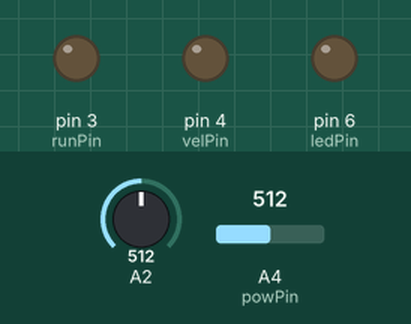
Bench run of a sketch on a simulated Arduino Mega 2560, built with avr-gcc and run on an emulated ATmega2560. Parts: output pins drawn as LEDs (lit = HIGH). The inputs (shaded band) are chosen by the test bench; at power-on: A4 (powPin) = 512, A2 = 512.

Above: at 6.2 s.
6.3 s: A4 (powPin) set to 581
11.9 s: A4 (powPin) set to 611
At 15.7 s:
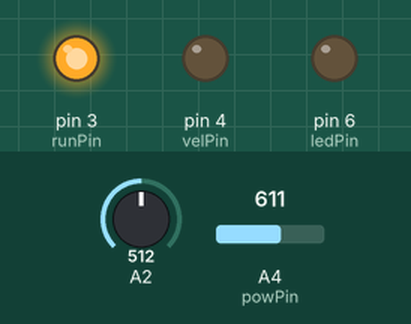
17.5 s: A4 (powPin) set to 590
At 23.7 s:
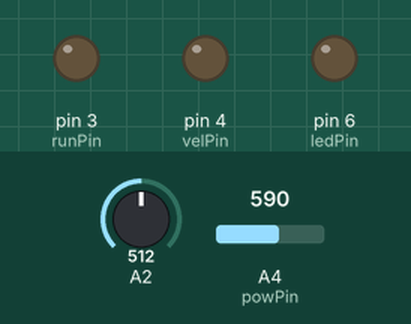
24.0 s: A4 (powPin) set to 610
At 28.8 s:
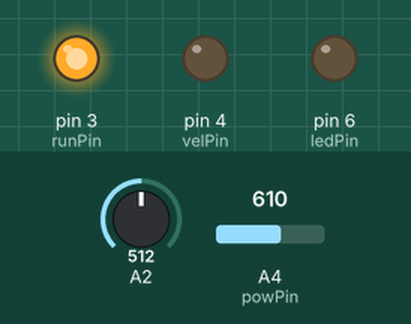
29.6 s: A2 set to 586
35.2 s: A2 set to 619
At 35.8 s:
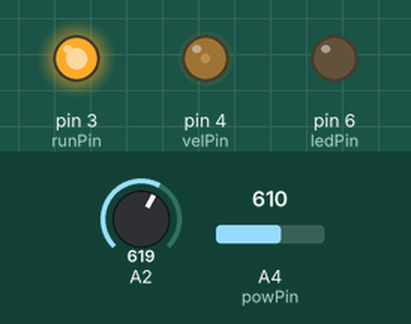
Timing chart, 0 to 66.7 s (numbered marks = the images above; inputs shaded):
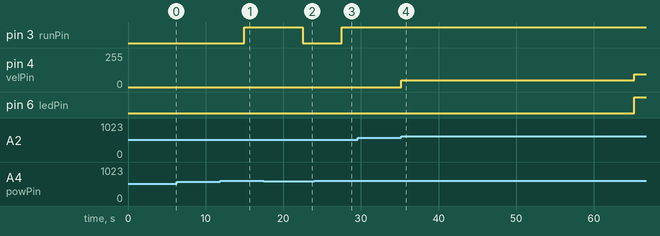

The sketch:

pisa_debugged.ino
```cpp
#include <Controllino.h>

const byte interruptPin0 = CONTROLLINO_IN0;
const byte interruptPin1 = CONTROLLINO_IN1;

const byte runPin = CONTROLLINO_D1;
const byte velPin = CONTROLLINO_D2;
const byte ledPin = CONTROLLINO_D4;

const byte senPin = CONTROLLINO_A2;
const byte powPin = CONTROLLINO_A4;

volatile uint8_t i = 0;
volatile long iniA = 0;
volatile long iniB = 0;

void setup() {

  pinMode(interruptPin0, INPUT);
  pinMode(interruptPin1, INPUT);

  //attachInterrupt(digitalPinToInterrupt(interruptPin0), chkB, FALLING);

  pinMode(velPin, OUTPUT);
  pinMode(ledPin, OUTPUT);
  pinMode(runPin, OUTPUT);

  digitalWrite(velPin, LOW);
  digitalWrite(ledPin, LOW);
  digitalWrite(runPin, LOW);

  delay(5000);

  //digitalWrite(runPin, HIGH);
  //Serial.begin(9600);
  digitalWrite(ledPin, LOW);
}

uint8_t st = 0;

long initTime = 0;
long starTime = 0;
long waitTime = 0;
long riseTime = 0;
long readAtime = 0;
long endTime = 0;

bool sensPushed = false;
long sensTimer = 0;

void loop() {

  //  Function: MAIN SWITCH
  while (analogRead(powPin) < 600) {
    Serial.println("spento");
    st = 0;
    digitalWrite(velPin, LOW);
    digitalWrite(ledPin, LOW);
    delay(5000);
    digitalWrite(runPin, LOW);

  }
  digitalWrite(runPin, HIGH);
  //Serial.println((millis() - initTime));

  //  IDLE
  if (st == 0) {

    digitalWrite(velPin, LOW);
    digitalWrite(ledPin, LOW);
  }

  //  Function: SENSOR  TRIGGERED
  if ((analogRead(CONTROLLINO_A2) > 600) && ((millis() - readAtime) > 1000)) {
    initTime = millis();

    if (st == 0) {
      starTime = millis();
      st = 1;
    }
  }


  //  Function: ENDING (after 3 minutes)
  if (((millis() - initTime) > 180000) && st < 4) {
    st = 4;
    endTime = millis();
  }


  //  WAKING UP
  if (st == 1) {

    analogWrite(velPin, 50); //60

    if ((millis() - starTime) > 30000) {
      st = 2;
      digitalWrite(ledPin, HIGH);
      waitTime = millis();
    }
  }


  // STEADY
  if (st == 2) {

    analogWrite(velPin, 95);  //105

    if ((millis() - waitTime) > 30000) {
      st = 3;
      riseTime = millis();
    }
  }


  // EXCITED
  if (st == 3) {

    analogWrite(velPin, 119); //129

    if ((millis() - riseTime) > 15000) {
      st = 2;
      waitTime = millis();
    }

  }

  // ENDING
  if (st == 4) {

    analogWrite(velPin, 0);

    if ((millis() - endTime) > 10000) {
      st = 0;
      digitalWrite(ledPin, LOW);
    }

  }


}
```

Measured:
- the behaviour switches between 599 and 600 on A4 (powPin) (found by bisection; images 0 and 1)
- the behaviour switches between 600 and 601 on A2 (found by bisection; images 3 and 4)
- after the input at 6.3 s, every drawn part: stays the same
- after the input at 11.9 s, pin 3 (runPin): LOW → HIGH after 3.1 s
- after the input at 17.5 s, pin 3 (runPin): HIGH → LOW after 5.0 s
- after the input at 24.0 s, pin 3 (runPin): LOW → HIGH after 3.5 s
- after the input at 29.6 s, every drawn part: stays the same
- after the input at 35.2 s, pin 4 (velPin): 0/255 → 50/255 at once, → 95/255 30.0 s later; pin 6 (ledPin): LOW → HIGH after 30.0 s
